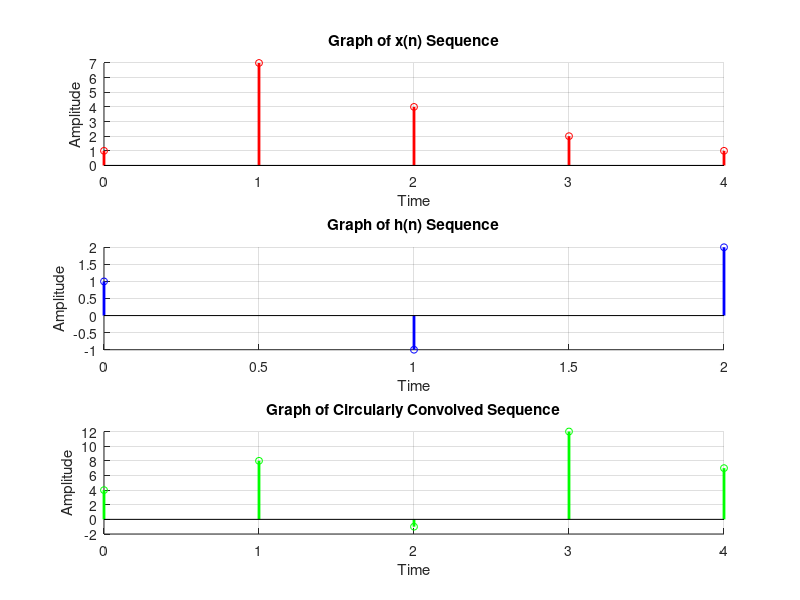

Recreate this plot in MATLAB.
% Name: Priyadarshan Ghosh
% Roll no.: 72
%Circular Convolution without using CCONV command:
clc;
clf;
x = [1 7 4 2 1]; %input('Enter Input Sequence for Signal x(n): '); %[1 2 3 1];
l1=length(x);
n1=0:(l1-1);
subplot(3,1,1)
stem(n1,x, 'ro','linewidth', 2,'MarkerSize',5)
title ('Graph of x(n) Sequence');
xlabel('Time');
ylabel('Amplitude');
grid on;
box off;
disp('The x(n) Sequence:');
disp(x);

h = [1 -1 2]; %input('Enter Input Sequence for Signal h(n): '); %[1 2 1 1];
l2=length(h);
n2=0:(l2-1);
subplot(3,1,2)
stem(n2,h, 'bo','linewidth', 2,'MarkerSize',5)
title ('Graph of h(n) Sequence');
xlabel('Time');
ylabel('Amplitude');
grid on;
box off;
disp('The h(n) Sequence:');
disp(h);

N = max(l1,l2);
n3=0:(N-1);
y=cconv(x,h,N);
subplot(3,1,3)
stem(n3,y, 'go','linewidth', 2,'MarkerSize',5);
title ('Graph of Circularly Convolved Sequence');
xlabel('Time');
ylabel('Amplitude');
grid on;
box off;
disp('Circularly Convolved Sequence:');
disp(y);

lN = length(x)+length(h)-1;
ly=cconv(x,h,lN); % Finding Linear convolution using Circular convolution
disp('Linearly Convolved Sequence:');
disp(ly);